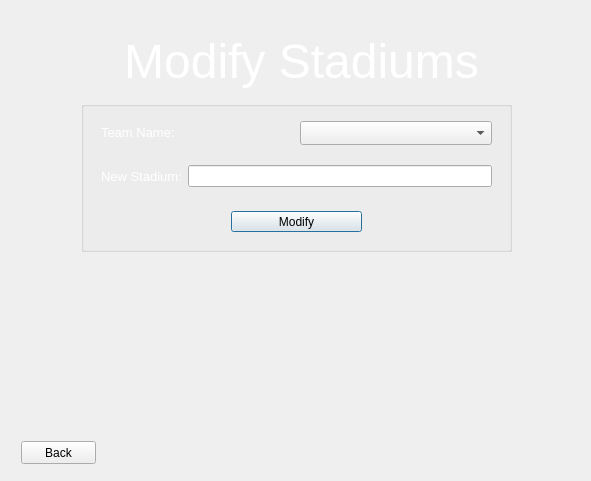
<?xml version="1.0" encoding="UTF-8"?>
<ui version="4.0">
 <class>AdminWindow</class>
 <widget class="QDialog" name="AdminWindow">
  <property name="geometry">
   <rect>
    <x>0</x>
    <y>0</y>
    <width>591</width>
    <height>481</height>
   </rect>
  </property>
  <property name="windowTitle">
   <string>Dialog</string>
  </property>
  <layout class="QHBoxLayout" name="horizontalLayout">
   <item>
    <widget class="QStackedWidget" name="stackedWidget">
     <property name="currentIndex">
      <number>0</number>
     </property>
     <widget class="QWidget" name="page_modifyStadiums">
      <widget class="QLabel" name="label_adminTitle_6">
       <property name="geometry">
        <rect>
         <x>10</x>
         <y>10</y>
         <width>561</width>
         <height>81</height>
        </rect>
       </property>
       <property name="text">
        <string>&lt;html&gt;&lt;head/&gt;&lt;body&gt;&lt;p align=&quot;center&quot;&gt;&lt;span style=&quot; font-size:36pt; color:#ffffff;&quot;&gt;Modify Stadiums&lt;/span&gt;&lt;/p&gt;&lt;/body&gt;&lt;/html&gt;</string>
       </property>
      </widget>
      <widget class="QGroupBox" name="groupBox_3">
       <property name="geometry">
        <rect>
         <x>70</x>
         <y>90</y>
         <width>431</width>
         <height>151</height>
        </rect>
       </property>
       <property name="title">
        <string/>
       </property>
       <widget class="QWidget" name="layoutWidget_5">
        <property name="geometry">
         <rect>
          <x>20</x>
          <y>20</y>
          <width>391</width>
          <height>24</height>
         </rect>
        </property>
        <layout class="QHBoxLayout" name="horizontalLayout_7">
         <item>
          <widget class="QLabel" name="label_7">
           <property name="font">
            <font>
             <pointsize>10</pointsize>
            </font>
           </property>
           <property name="text">
            <string>&lt;html&gt;&lt;head/&gt;&lt;body&gt;&lt;p&gt;&lt;span style=&quot; color:#ffffff;&quot;&gt;Team Name:&lt;/span&gt;&lt;/p&gt;&lt;/body&gt;&lt;/html&gt;</string>
           </property>
          </widget>
         </item>
         <item>
          <widget class="QComboBox" name="comboBox_teamList">
           <property name="sizePolicy">
            <sizepolicy hsizetype="Minimum" vsizetype="Minimum">
             <horstretch>0</horstretch>
             <verstretch>0</verstretch>
            </sizepolicy>
           </property>
           <property name="minimumSize">
            <size>
             <width>50</width>
             <height>0</height>
            </size>
           </property>
          </widget>
         </item>
        </layout>
       </widget>
       <widget class="QPushButton" name="confirmModifyStadiums">
        <property name="geometry">
         <rect>
          <x>150</x>
          <y>110</y>
          <width>131</width>
          <height>21</height>
         </rect>
        </property>
        <property name="text">
         <string>Modify</string>
        </property>
       </widget>
       <widget class="QWidget" name="layoutWidget_7">
        <property name="geometry">
         <rect>
          <x>20</x>
          <y>60</y>
          <width>391</width>
          <height>31</height>
         </rect>
        </property>
        <layout class="QHBoxLayout" name="horizontalLayout_9">
         <item>
          <widget class="QLabel" name="label_9">
           <property name="text">
            <string>&lt;html&gt;&lt;head/&gt;&lt;body&gt;&lt;p&gt;&lt;span style=&quot; font-size:10pt; color:#ffffff;&quot;&gt;New Stadium:&lt;/span&gt;&lt;/p&gt;&lt;/body&gt;&lt;/html&gt;</string>
           </property>
          </widget>
         </item>
         <item>
          <widget class="QLineEdit" name="lineEdit_stadiumName"/>
         </item>
        </layout>
       </widget>
      </widget>
      <widget class="QPushButton" name="pushButton_backModifyStadiums">
       <property name="geometry">
        <rect>
         <x>10</x>
         <y>430</y>
         <width>75</width>
         <height>23</height>
        </rect>
       </property>
       <property name="text">
        <string>Back</string>
       </property>
      </widget>
     </widget>
     <widget class="QWidget" name="page_adminHome">
      <widget class="QLabel" name="label_adminTitle_2">
       <property name="geometry">
        <rect>
         <x>10</x>
         <y>40</y>
         <width>561</width>
         <height>91</height>
        </rect>
       </property>
       <property name="text">
        <string>&lt;html&gt;&lt;head/&gt;&lt;body&gt;&lt;p align=&quot;center&quot;&gt;&lt;span style=&quot; font-size:36pt; color:#ffff00;&quot;&gt;Administrator Window&lt;/span&gt;&lt;/p&gt;&lt;/body&gt;&lt;/html&gt;</string>
       </property>
      </widget>
      <widget class="QPushButton" name="pushButton_logout">
       <property name="geometry">
        <rect>
         <x>10</x>
         <y>430</y>
         <width>75</width>
         <height>23</height>
        </rect>
       </property>
       <property name="text">
        <string>Logout</string>
       </property>
      </widget>
      <widget class="QComboBox" name="comboBox_adminFunctions">
       <property name="geometry">
        <rect>
         <x>110</x>
         <y>140</y>
         <width>321</width>
         <height>22</height>
        </rect>
       </property>
       <property name="currentIndex">
        <number>0</number>
       </property>
       <item>
        <property name="text">
         <string>&lt;Select Here&gt;</string>
        </property>
       </item>
       <item>
        <property name="text">
         <string>1 - Add New Stadiums</string>
        </property>
       </item>
       <item>
        <property name="text">
         <string>2 - Add Souvenirs</string>
        </property>
       </item>
       <item>
        <property name="text">
         <string>3 - Delete Souvenirs</string>
        </property>
       </item>
       <item>
        <property name="text">
         <string>4 - Change Souvenir Price</string>
        </property>
       </item>
       <item>
        <property name="text">
         <string>5 - Modify Stadium Information</string>
        </property>
       </item>
      </widget>
     </widget>
     <widget class="QWidget" name="page_addStadiums">
      <widget class="QLabel" name="label_adminTitle">
       <property name="geometry">
        <rect>
         <x>0</x>
         <y>0</y>
         <width>561</width>
         <height>91</height>
        </rect>
       </property>
       <property name="text">
        <string>&lt;html&gt;&lt;head/&gt;&lt;body&gt;&lt;p align=&quot;center&quot;&gt;&lt;span style=&quot; font-size:36pt;&quot;&gt;Add New Stadiums&lt;/span&gt;&lt;/p&gt;&lt;/body&gt;&lt;/html&gt;</string>
       </property>
      </widget>
      <widget class="QTableWidget" name="tableWidget_newStadiums">
       <property name="geometry">
        <rect>
         <x>10</x>
         <y>100</y>
         <width>551</width>
         <height>121</height>
        </rect>
       </property>
       <column>
        <property name="text">
         <string>Team Name</string>
        </property>
       </column>
       <column>
        <property name="text">
         <string>Stadium Name</string>
        </property>
       </column>
       <column>
        <property name="text">
         <string>Seating Capacity</string>
        </property>
       </column>
       <column>
        <property name="text">
         <string>Location</string>
        </property>
       </column>
       <column>
        <property name="text">
         <string>Conference</string>
        </property>
       </column>
       <column>
        <property name="text">
         <string>Surface Type</string>
        </property>
       </column>
       <column>
        <property name="text">
         <string>Roof Type</string>
        </property>
       </column>
       <column>
        <property name="text">
         <string>Star Player</string>
        </property>
       </column>
      </widget>
      <widget class="QPushButton" name="pushButton_addStadiums">
       <property name="geometry">
        <rect>
         <x>240</x>
         <y>240</y>
         <width>75</width>
         <height>23</height>
        </rect>
       </property>
       <property name="text">
        <string>Add Stadiums</string>
       </property>
      </widget>
      <widget class="QPushButton" name="pushButton_backAddStadiums">
       <property name="geometry">
        <rect>
         <x>20</x>
         <y>430</y>
         <width>75</width>
         <height>23</height>
        </rect>
       </property>
       <property name="text">
        <string>Back</string>
       </property>
      </widget>
      <widget class="QPushButton" name="pushButton_reset">
       <property name="geometry">
        <rect>
         <x>240</x>
         <y>320</y>
         <width>75</width>
         <height>23</height>
        </rect>
       </property>
       <property name="text">
        <string>Reset</string>
       </property>
      </widget>
     </widget>
     <widget class="QWidget" name="page_addSouvenirs">
      <widget class="QLabel" name="label_adminTitle_3">
       <property name="geometry">
        <rect>
         <x>10</x>
         <y>10</y>
         <width>561</width>
         <height>91</height>
        </rect>
       </property>
       <property name="text">
        <string>&lt;html&gt;&lt;head/&gt;&lt;body&gt;&lt;p align=&quot;center&quot;&gt;&lt;span style=&quot; font-size:36pt;&quot;&gt;Add Souvenirs&lt;/span&gt;&lt;/p&gt;&lt;/body&gt;&lt;/html&gt;</string>
       </property>
      </widget>
      <widget class="QPushButton" name="pushButton_confirmAdd">
       <property name="geometry">
        <rect>
         <x>90</x>
         <y>280</y>
         <width>411</width>
         <height>31</height>
        </rect>
       </property>
       <property name="text">
        <string>CONFIRM</string>
       </property>
      </widget>
      <widget class="QComboBox" name="comboBox_teamList_add">
       <property name="geometry">
        <rect>
         <x>160</x>
         <y>120</y>
         <width>251</width>
         <height>41</height>
        </rect>
       </property>
      </widget>
      <widget class="QDoubleSpinBox" name="doubleSpinBox_itemPrice">
       <property name="geometry">
        <rect>
         <x>160</x>
         <y>210</y>
         <width>131</width>
         <height>31</height>
        </rect>
       </property>
       <property name="maximum">
        <double>1000000000.000000000000000</double>
       </property>
      </widget>
      <widget class="QLineEdit" name="lineEdit_itemName">
       <property name="geometry">
        <rect>
         <x>160</x>
         <y>170</y>
         <width>251</width>
         <height>31</height>
        </rect>
       </property>
      </widget>
      <widget class="QPushButton" name="pushButton_clearFields">
       <property name="geometry">
        <rect>
         <x>90</x>
         <y>320</y>
         <width>411</width>
         <height>31</height>
        </rect>
       </property>
       <property name="text">
        <string>CLEAR FIELDS</string>
       </property>
      </widget>
      <widget class="QLabel" name="label_status">
       <property name="geometry">
        <rect>
         <x>160</x>
         <y>360</y>
         <width>281</width>
         <height>51</height>
        </rect>
       </property>
       <property name="styleSheet">
        <string notr="true">font: 16pt &quot;Tahoma&quot;;</string>
       </property>
       <property name="text">
        <string/>
       </property>
      </widget>
      <widget class="QLabel" name="label_1">
       <property name="geometry">
        <rect>
         <x>90</x>
         <y>130</y>
         <width>61</width>
         <height>21</height>
        </rect>
       </property>
       <property name="styleSheet">
        <string notr="true">font: 10pt &quot;MS Shell Dlg 2&quot;;</string>
       </property>
       <property name="text">
        <string>Teams</string>
       </property>
      </widget>
      <widget class="QLabel" name="label_2">
       <property name="geometry">
        <rect>
         <x>60</x>
         <y>170</y>
         <width>91</width>
         <height>21</height>
        </rect>
       </property>
       <property name="styleSheet">
        <string notr="true">font: 10pt &quot;MS Shell Dlg 2&quot;;</string>
       </property>
       <property name="text">
        <string>Souvenir Name</string>
       </property>
      </widget>
      <widget class="QLabel" name="label_3">
       <property name="geometry">
        <rect>
         <x>70</x>
         <y>210</y>
         <width>91</width>
         <height>21</height>
        </rect>
       </property>
       <property name="styleSheet">
        <string notr="true">font: 10pt &quot;MS Shell Dlg 2&quot;;</string>
       </property>
       <property name="text">
        <string>Souvenir Price</string>
       </property>
      </widget>
      <widget class="QPushButton" name="pushButton_backAddSouvenirs">
       <property name="geometry">
        <rect>
         <x>10</x>
         <y>420</y>
         <width>75</width>
         <height>23</height>
        </rect>
       </property>
       <property name="text">
        <string>Back</string>
       </property>
      </widget>
     </widget>
     <widget class="QWidget" name="page_deleteSouveinrs">
      <widget class="QLabel" name="label_adminTitle_4">
       <property name="geometry">
        <rect>
         <x>0</x>
         <y>0</y>
         <width>561</width>
         <height>91</height>
        </rect>
       </property>
       <property name="text">
        <string>&lt;html&gt;&lt;head/&gt;&lt;body&gt;&lt;p align=&quot;center&quot;&gt;&lt;span style=&quot; font-size:36pt;&quot;&gt;Delete Souvenirs&lt;/span&gt;&lt;/p&gt;&lt;/body&gt;&lt;/html&gt;</string>
       </property>
      </widget>
      <widget class="QGroupBox" name="groupBox">
       <property name="geometry">
        <rect>
         <x>100</x>
         <y>100</y>
         <width>351</width>
         <height>121</height>
        </rect>
       </property>
       <property name="title">
        <string>Delete Souvenir</string>
       </property>
       <widget class="QWidget" name="layoutWidget">
        <property name="geometry">
         <rect>
          <x>20</x>
          <y>20</y>
          <width>311</width>
          <height>24</height>
         </rect>
        </property>
        <layout class="QHBoxLayout" name="horizontalLayout_2">
         <item>
          <widget class="QLabel" name="label">
           <property name="text">
            <string>Team:</string>
           </property>
          </widget>
         </item>
         <item>
          <widget class="QComboBox" name="comboBox_teamList_delete">
           <property name="sizePolicy">
            <sizepolicy hsizetype="Minimum" vsizetype="Minimum">
             <horstretch>0</horstretch>
             <verstretch>0</verstretch>
            </sizepolicy>
           </property>
           <property name="minimumSize">
            <size>
             <width>50</width>
             <height>0</height>
            </size>
           </property>
          </widget>
         </item>
        </layout>
       </widget>
       <widget class="QWidget" name="layoutWidget">
        <property name="geometry">
         <rect>
          <x>20</x>
          <y>50</y>
          <width>311</width>
          <height>24</height>
         </rect>
        </property>
        <layout class="QHBoxLayout" name="horizontalLayout_3">
         <item>
          <widget class="QLabel" name="label_4">
           <property name="text">
            <string>Souvenir:</string>
           </property>
          </widget>
         </item>
         <item>
          <widget class="QComboBox" name="comboBox_souvenirList_delete">
           <property name="sizePolicy">
            <sizepolicy hsizetype="Minimum" vsizetype="Minimum">
             <horstretch>0</horstretch>
             <verstretch>0</verstretch>
            </sizepolicy>
           </property>
          </widget>
         </item>
        </layout>
       </widget>
       <widget class="QPushButton" name="pushButton">
        <property name="geometry">
         <rect>
          <x>110</x>
          <y>80</y>
          <width>131</width>
          <height>21</height>
         </rect>
        </property>
        <property name="text">
         <string>Delete</string>
        </property>
       </widget>
      </widget>
      <widget class="QLabel" name="label_success">
       <property name="geometry">
        <rect>
         <x>106</x>
         <y>240</y>
         <width>341</width>
         <height>31</height>
        </rect>
       </property>
       <property name="styleSheet">
        <string notr="true">font: 20pt &quot;Times New Roman&quot;;</string>
       </property>
       <property name="text">
        <string/>
       </property>
      </widget>
      <widget class="QPushButton" name="pushButton_backDeleteSouvenirs">
       <property name="geometry">
        <rect>
         <x>20</x>
         <y>420</y>
         <width>75</width>
         <height>23</height>
        </rect>
       </property>
       <property name="text">
        <string>Back</string>
       </property>
      </widget>
     </widget>
     <widget class="QWidget" name="page_modifySouvenirs">
      <widget class="QLabel" name="label_adminTitle_5">
       <property name="geometry">
        <rect>
         <x>10</x>
         <y>10</y>
         <width>561</width>
         <height>81</height>
        </rect>
       </property>
       <property name="text">
        <string>&lt;html&gt;&lt;head/&gt;&lt;body&gt;&lt;p align=&quot;center&quot;&gt;&lt;span style=&quot; font-size:36pt;&quot;&gt;Modify Souvenirs&lt;/span&gt;&lt;/p&gt;&lt;/body&gt;&lt;/html&gt;</string>
       </property>
      </widget>
      <widget class="QGroupBox" name="groupBox_2">
       <property name="geometry">
        <rect>
         <x>120</x>
         <y>100</y>
         <width>351</width>
         <height>181</height>
        </rect>
       </property>
       <property name="title">
        <string>Modify Souvenirs</string>
       </property>
       <widget class="QWidget" name="layoutWidget_2">
        <property name="geometry">
         <rect>
          <x>20</x>
          <y>20</y>
          <width>311</width>
          <height>24</height>
         </rect>
        </property>
        <layout class="QHBoxLayout" name="horizontalLayout_4">
         <item>
          <widget class="QLabel" name="label_5">
           <property name="text">
            <string>Team:</string>
           </property>
          </widget>
         </item>
         <item>
          <widget class="QComboBox" name="comboBox_teamList_2">
           <property name="sizePolicy">
            <sizepolicy hsizetype="Minimum" vsizetype="Minimum">
             <horstretch>0</horstretch>
             <verstretch>0</verstretch>
            </sizepolicy>
           </property>
           <property name="minimumSize">
            <size>
             <width>50</width>
             <height>0</height>
            </size>
           </property>
          </widget>
         </item>
        </layout>
       </widget>
       <widget class="QWidget" name="layoutWidget_3">
        <property name="geometry">
         <rect>
          <x>20</x>
          <y>50</y>
          <width>311</width>
          <height>24</height>
         </rect>
        </property>
        <layout class="QHBoxLayout" name="horizontalLayout_5">
         <item>
          <widget class="QLabel" name="label_6">
           <property name="text">
            <string>Souvenir:</string>
           </property>
          </widget>
         </item>
         <item>
          <widget class="QComboBox" name="comboBox_souvenirList_2"/>
         </item>
        </layout>
       </widget>
       <widget class="QPushButton" name="confirmModify">
        <property name="geometry">
         <rect>
          <x>110</x>
          <y>140</y>
          <width>131</width>
          <height>21</height>
         </rect>
        </property>
        <property name="text">
         <string>Modify</string>
        </property>
       </widget>
       <widget class="QWidget" name="layoutWidget_4">
        <property name="geometry">
         <rect>
          <x>20</x>
          <y>100</y>
          <width>311</width>
          <height>25</height>
         </rect>
        </property>
        <layout class="QHBoxLayout" name="horizontalLayout_6">
         <item>
          <widget class="QLabel" name="label_8">
           <property name="styleSheet">
            <string notr="true">font: 10pt &quot;MS Shell Dlg 2&quot;;</string>
           </property>
           <property name="text">
            <string>Souvenir Price:             </string>
           </property>
          </widget>
         </item>
         <item>
          <widget class="QDoubleSpinBox" name="doubleSpinBox_newPrice">
           <property name="maximum">
            <double>999.990000000000009</double>
           </property>
          </widget>
         </item>
        </layout>
       </widget>
      </widget>
      <widget class="QLabel" name="label_status_2">
       <property name="geometry">
        <rect>
         <x>160</x>
         <y>300</y>
         <width>281</width>
         <height>51</height>
        </rect>
       </property>
       <property name="styleSheet">
        <string notr="true">font: 16pt &quot;Tahoma&quot;;</string>
       </property>
       <property name="text">
        <string/>
       </property>
      </widget>
      <widget class="QPushButton" name="pushButton_backModifySouvenirs">
       <property name="geometry">
        <rect>
         <x>10</x>
         <y>430</y>
         <width>75</width>
         <height>23</height>
        </rect>
       </property>
       <property name="text">
        <string>Back</string>
       </property>
      </widget>
     </widget>
    </widget>
   </item>
  </layout>
 </widget>
 <resources/>
 <connections/>
</ui>
